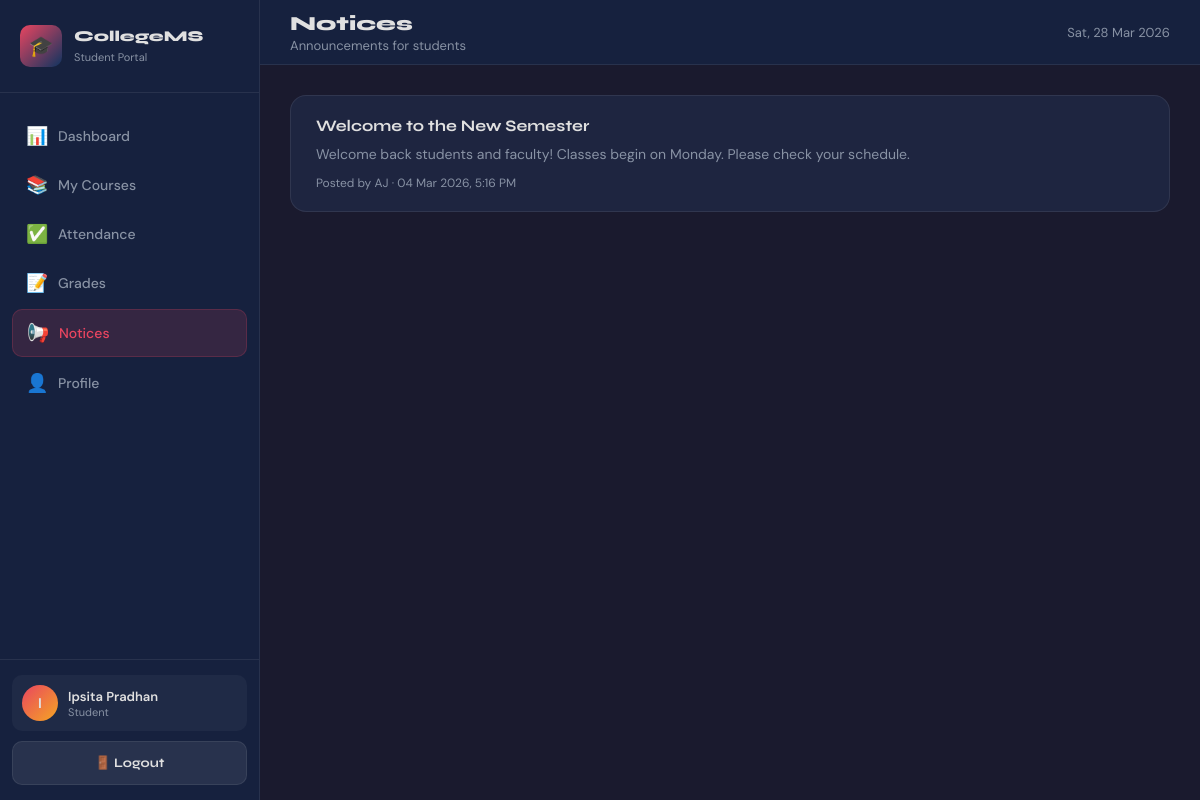
The page /student/notices.php (signed in) on the database its author committed.
### tables this page shows
CREATE TABLE notices (
  id INT AUTO_INCREMENT PRIMARY KEY,
  title VARCHAR(200) NOT NULL,
  content TEXT NOT NULL,
  posted_by INT NULL,
  target_role ENUM('all','student','faculty') NOT NULL DEFAULT 'all',
  created_at TIMESTAMP DEFAULT CURRENT_TIMESTAMP,
  CONSTRAINT fk_notice_user FOREIGN KEY (posted_by) REFERENCES users(id) ON DELETE SET NULL,
  INDEX idx_notice_target (target_role),
  INDEX idx_notice_date (created_at)
);

CREATE TABLE users (
  id INT AUTO_INCREMENT PRIMARY KEY,
  name VARCHAR(100) NOT NULL,
  email VARCHAR(100) NOT NULL UNIQUE,
  password VARCHAR(255) NOT NULL,
  role ENUM('admin','student','faculty') NOT NULL,
  created_at TIMESTAMP DEFAULT CURRENT_TIMESTAMP
);

### includes/auth.php (called while the page is built, shortened)
<?php
function e($value): string {
    return htmlspecialchars((string)$value, ENT_QUOTES, 'UTF-8');
}
?>

### student/notices.php (the view, shortened to what this page needs)
<?php
require_once '../includes/db.php';
require_once '../includes/auth.php';
$stmt = mysqli_prepare($conn, "
  SELECT n.title, n.content, n.created_at, u.name as author
  FROM notices n
  LEFT JOIN users u ON n.posted_by = u.id
  WHERE n.target_role IN ('all','student')
  ORDER BY n.created_at DESC, n.id DESC
  LIMIT 50
");
mysqli_stmt_execute($stmt);
$notices = mysqli_stmt_get_result($stmt);
?>
<!DOCTYPE html>
<html lang="en">
<head>
  <link rel="stylesheet" href="../css/style.css">
</head>
<body>
<div class="dashboard-layout">
  <aside class="sidebar" id="sidebar">
    <div class="sidebar-header">
      <div class="logo-icon">🎓</div>
      <div><h3>CollegeMS</h3><span>Student Portal</span></div>
    </div>
    <nav class="sidebar-nav">
      <a href="dashboard.php"  class="nav-link"><span class="nav-icon">📊</span> Dashboard</a>
      <a href="courses.php"    class="nav-link"><span class="nav-icon">📚</span> My Courses</a>
      <a href="attendance.php" class="nav-link"><span class="nav-icon">✅</span> Attendance</a>
      <a href="grades.php"     class="nav-link"><span class="nav-icon">📝</span> Grades</a>
      <a href="notices.php"    class="nav-link active"><span class="nav-icon">📢</span> Notices</a>
      <a href="profile.php"    class="nav-link"><span class="nav-icon">👤</span> Profile</a>
    </nav>
    <div class="sidebar-footer">
      <div class="user-info">
        <div class="user-avatar"><?= e(strtoupper(substr($_SESSION['user_name'] ?? 'S', 0, 1))) ?></div>
        <div>
          <div class="user-name"><?= e($_SESSION['user_name'] ?? 'Student') ?></div>
          <div class="user-role">Student</div>
        </div>
      </div>
      <a href="logout.php" class="btn btn-secondary" style="width:100%; font-size:13px;">🚪 Logout</a>
    </div>
  </aside>
  <div class="main-content">
    <header class="topbar">
      <div style="display:flex; align-items:center; gap:15px;">
        <div class="topbar-title">
          <h1>Notices</h1>
          <p>Announcements for students</p>
        </div>
      </div>
      <div class="topbar-right">
        <div style="font-size:13px; color:var(--text-muted)"><?= date('D, d M Y') ?></div>
      </div>
    </header>
    <div class="page-content">
      <div style="display:flex; flex-direction:column; gap:15px;">
        <?php $has=false; while($n=mysqli_fetch_assoc($notices)) { $has=true; ?>
          <div class="card">
            <div class="card-body" style="padding:20px 25px;">
              <h3 style="font-size:16px; margin-bottom:8px;"><?= e($n['title']) ?></h3>
              <p style="color:var(--text-muted); font-size:14px; line-height:1.6;">
                <?= nl2br(e($n['content'])) ?>
              </p>
              <div style="margin-top:10px; font-size:12px; color:var(--text-muted);">
                Posted by <?= e($n['author'] ?? '—') ?> · <?= date('d M Y, g:i A', strtotime($n['created_at'])) ?>
              </div>
            </div>
          </div>
        <?php } ?>
      </div>
    </div>
  </div>
</div>
</body>
</html>

### css/style.css (style rules this page uses)
:root { --primary: #1a1a2e; --secondary: #16213e; --accent: #e94560; --accent2: #0f3460; --gold: #f5a623; --text: #e0e0e0; --text-muted: #8892a4; --card-bg: #1e2540; --border: rgba(255,255,255,0.08); --success: #22c55e; --warning: #f59e0b; --danger: #ef4444; --info: #3b82f6; --sidebar-w: 260px; }
* { margin: 0; padding: 0; box-sizing: border-box; }
body { font-family: 'DM Sans', sans-serif; background: var(--primary); color: var(--text); min-height: 100vh; }
h1, h2, h3, h4, h5 { font-family: 'Syne', sans-serif; }
a { text-decoration: none; color: inherit; }
.btn { display: inline-flex; align-items: center; gap: 8px; padding: 13px 24px; border-radius: 10px; font-family: 'Syne', sans-serif; font-weight: 700; font-size: 15px; cursor: pointer; border: none; transition: all 0.3s; text-align: center; justify-content: center; }
.btn-secondary { background: rgba(255,255,255,0.08); color: var(--text); border: 1px solid var(--border); }
.dashboard-layout { display: flex; min-height: 100vh; }
.sidebar { width: var(--sidebar-w); background: var(--secondary); border-right: 1px solid var(--border); display: flex; flex-direction: column; position: fixed; height: 100vh; z-index: 100; transition: transform 0.3s; }
.sidebar-header { padding: 25px 20px; border-bottom: 1px solid var(--border); display: flex; align-items: center; gap: 12px; }
.sidebar-header .logo-icon { width: 42px; height: 42px; background: linear-gradient(135deg, var(--accent), var(--accent2)); border-radius: 10px; display: flex; align-items: center; justify-content: center; font-size: 20px; flex-shrink: 0; }
.sidebar-header h3 { font-size: 15px; font-weight: 800; line-height: 1.2; }
.sidebar-header span { font-size: 11px; color: var(--text-muted); font-family: 'DM Sans'; }
.sidebar-nav { flex: 1; padding: 20px 12px; overflow-y: auto; }
.nav-link { display: flex; align-items: center; gap: 12px; padding: 11px 14px; border-radius: 10px; font-size: 14px; font-weight: 500; color: var(--text-muted); transition: all 0.2s; margin-bottom: 3px; }
.nav-link.active { background: rgba(233,69,96,0.15); color: var(--accent); border: 1px solid rgba(233,69,96,0.2); }
.nav-link .nav-icon { font-size: 18px; width: 20px; text-align: center; }
.sidebar-footer { padding: 15px 12px; border-top: 1px solid var(--border); }
.user-info { display: flex; align-items: center; gap: 10px; padding: 10px; border-radius: 10px; background: rgba(255,255,255,0.04); margin-bottom: 10px; }
.user-avatar { width: 36px; height: 36px; background: linear-gradient(135deg, var(--accent), var(--gold)); border-radius: 50%; display: flex; align-items: center; justify-content: center; font-weight: 700; font-size: 14px; flex-shrink: 0; }
.user-name { font-size: 13px; font-weight: 600; }
.user-role { font-size: 11px; color: var(--text-muted); }
.main-content { flex: 1; margin-left: var(--sidebar-w); display: flex; flex-direction: column; min-height: 100vh; }
.topbar { background: var(--secondary); border-bottom: 1px solid var(--border); padding: 0 30px; height: 65px; display: flex; align-items: center; justify-content: space-between; position: sticky; top: 0; z-index: 50; }
.topbar-title h1 { font-size: 20px; font-weight: 800; }
.topbar-title p { font-size: 13px; color: var(--text-muted); margin-top: 1px; }
.topbar-right { display: flex; align-items: center; gap: 15px; }
.page-content { padding: 30px; flex: 1; }
.card { background: var(--card-bg); border: 1px solid var(--border); border-radius: 16px; overflow: hidden; margin-bottom: 25px; }
.card-body { padding: 25px; }

### rows shown on the page
notices: title "Welcome to the New Semester", content "Welcome back students and faculty! Classes begin on Monday. Please check your schedule.", posted_by.name "AJ", created_at "04 Mar 2026, 5:16 PM"

### other values the page prints
substr($_SESSION['user_name'] ?? 'S', 0, 1) "I"
$_SESSION['user_name'] "Ipsita Pradhan"
